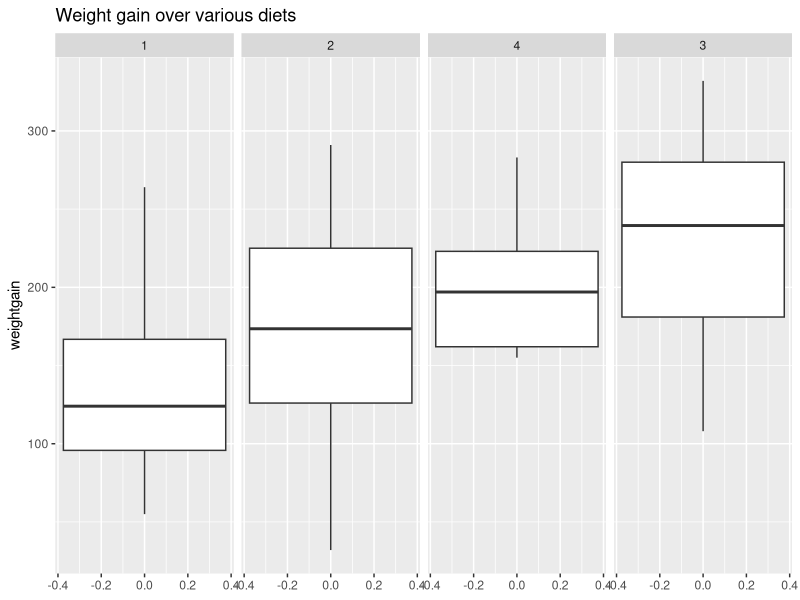
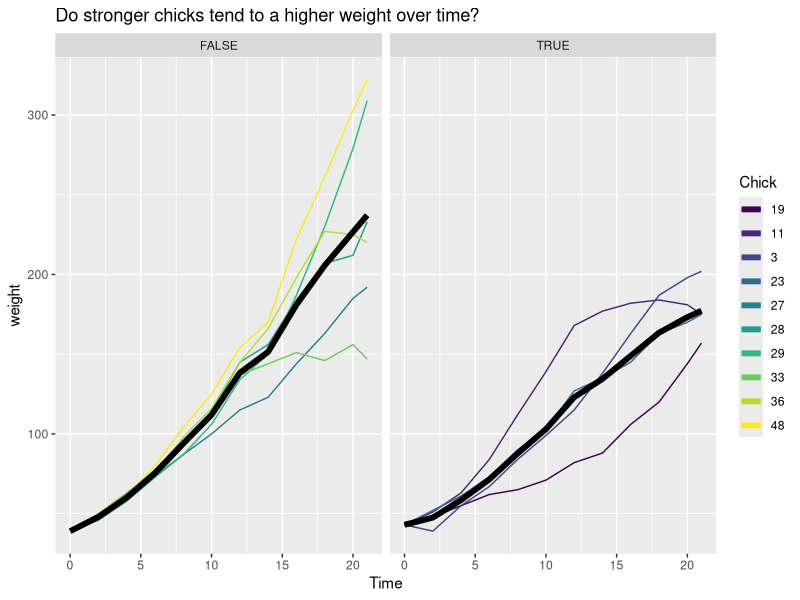
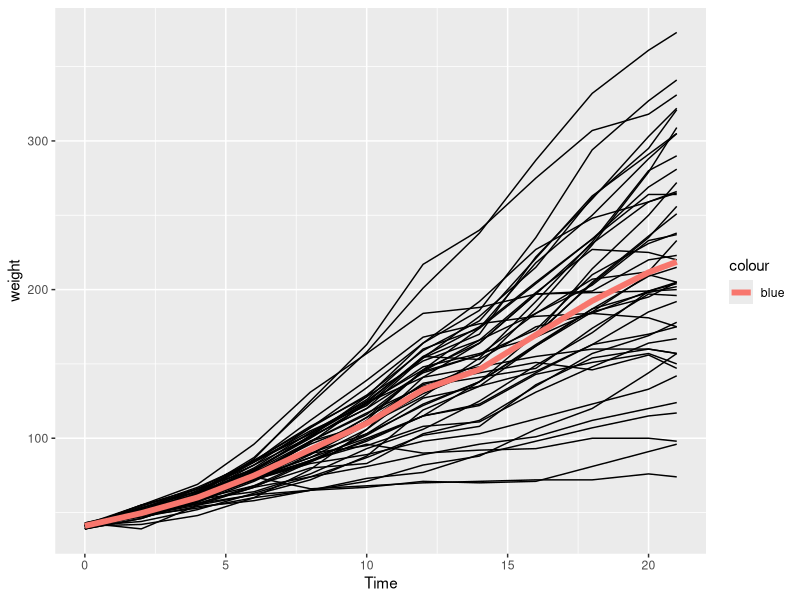

Generate these figures, in order, with R:
## ---- chunk 1
knitr::opts_chunk$set(echo = TRUE)
## ---- chunk 2
  library(datasets)
  library(dplyr)
  library(tidyverse)
## ---- chunk 3
  weight0 <- ChickWeight %>%
    summarize(n = n(), avg_weight = mean(weight), sd_weight = sd(weight))

  print(weight0)
## ---- chunk 4
CompleteChicks <- count(ChickWeight %>% group_by(Chick)) %>% filter(n == 12) %>% select(Chick)
complete <- ChickWeight %>% filter(Chick %in% CompleteChicks$Chick)

head(complete, n = 3)
## ---- chunk 5


tmp <- complete %>% filter(Time == 0) %>% select(Chick)
initialChicks <- complete %>% filter(Time == 0)
finalChicks <- complete %>% filter(Time == 21)
tmp$weightgain <- finalChicks$weight - initialChicks$weight
complete <- left_join(complete, tmp, by='Chick')
## ---- chunk 6

complete$Diet <- factor(
  complete$Diet,
  levels = levels(with(complete, reorder(Diet, weightgain, median)))
)

complete %>%
  ggplot(aes(y = weightgain)) +
  geom_boxplot() +
  labs(title = 'Weight gain over various diets') +
  facet_grid(cols = vars(complete$Diet), scales = 'free_y')
## ---- chunk 7
  complete %>% filter(Time == 0 & weightgain == max(weightgain)) %>% select(Chick, weightgain, Diet)
  complete %>% filter(Time == 0 & weightgain == min(weightgain)) %>% select(Chick, weightgain, Diet)
## ---- chunk 8
    weakest <- complete %>% filter(weight == min(initialChicks$weight))
    strongest <- complete %>% filter(weight == max(initialChicks$weight))
    
    cmp <- complete %>% filter(Chick %in% weakest$Chick | Chick %in% strongest$Chick)
    cmp$strong <- cmp$Chick %in% strongest$Chick
    
    cmp %>%
      ggplot(aes(x = Time, y = weight, group = Chick, color = Chick)) +
      geom_line() +
      facet_grid(col = vars(strong)) +
      stat_summary(fun.y=mean, geom="line", lwd=2, aes(group = 1)) +
      labs(title = 'Do stronger chicks tend to a higher weight over time?') + scale_fill_gradient2()
## ---- chunk 9

meanWeight <- complete %>% group_by(Time) %>% summarize(mean(weight))
names(meanWeight) <- c('Time', 'Mean')
complete %>%
  ggplot(aes(y = weight, x = Time, group = Chick)) +
  geom_line() + 
  stat_summary(fun.y=mean, geom="line", lwd=2, aes(group = 1, colour = 'blue'))
